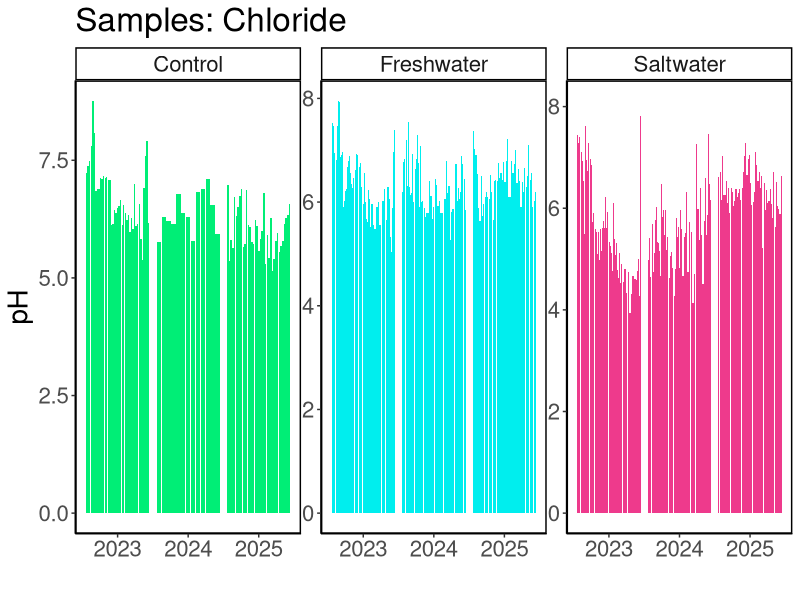
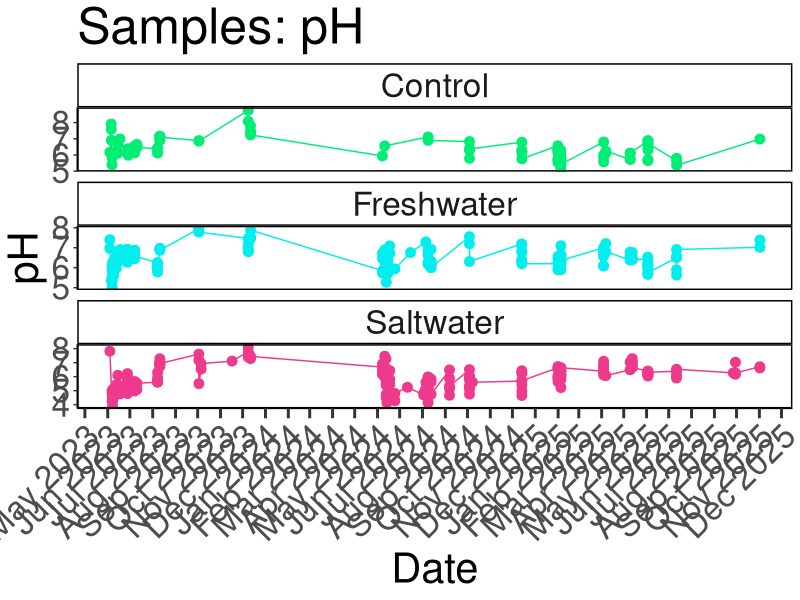
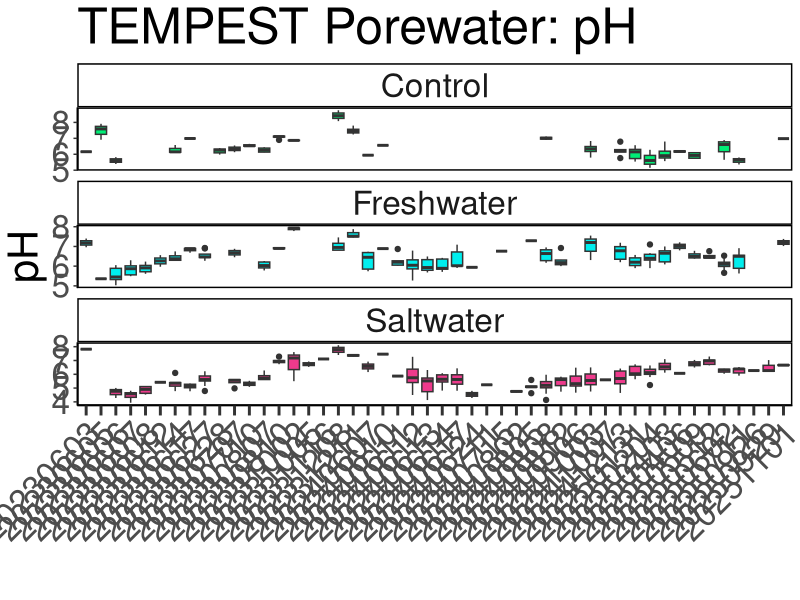
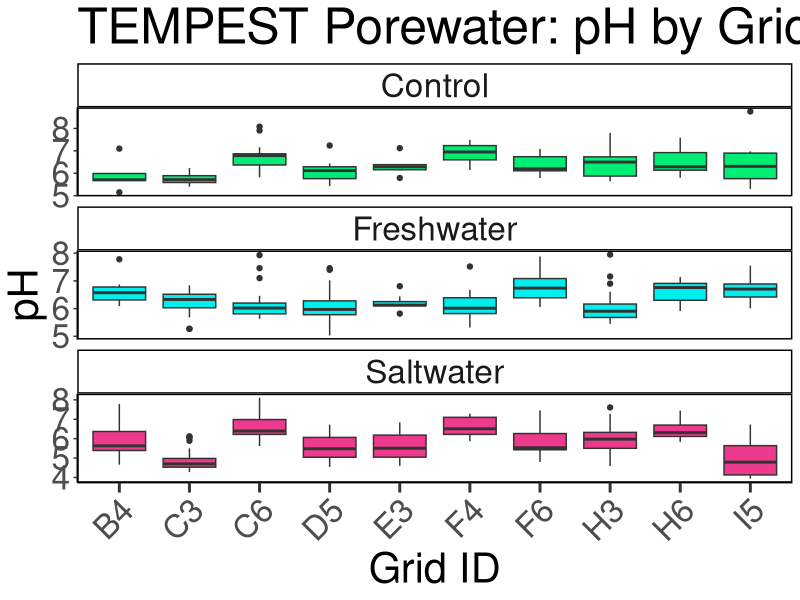

Write the R code that produced these figures, in order.
## ---- chunk 1
library(dplyr)
library(ggplot2)
library(ggpubr)
library(stringr)
library(readxl)
library(tidyr)
library(tibble)
library(openxlsx)
library(knitr)
## ---- chunk 2

#read in 2023 Dionex Data:
dat23 <- read.csv("Raw Data/TMP_PW_pH_2023_L1.csv")
# head(dat24)
colnames(dat23)

#read in 2024 Dionex Data:
dat24 <- read.csv("Raw Data/TMP_PW_pH_2024_L1.csv")
# head(dat24)
colnames(dat24)

#read in 2025 Dionex Data:
dat25 <- read.csv("Raw Data/TMP_PW_pH_2025_L1.csv")
# head(dat25)
colnames(dat25)

raw_dat <- bind_rows(dat23, dat24, dat25)

##Convert Collection Date into Date format
raw_dat$Collection_Date_Time <- as.POSIXct(raw_dat$datetime, format = "%Y-%m-%dT%H:%M:%SZ", tz = "US/Eastern")

##Extract Year and month from Collection Date
raw_dat$Year <- format(raw_dat$Collection_Date_Time, format = "%Y")
raw_dat$Month <- format(raw_dat$Collection_Date_Time, format = "%m")
raw_dat$Day <- format(raw_dat$Collection_Date_Time, format = "%d")

##Add flags for pH values outside of range (3.5-8)
raw_dat$pH_flag <- ifelse(raw_dat$pH < 3.5 | raw_dat$pH > 8, "pH value is outside the typical range", NA)

colnames(raw_dat)

all_dat <- raw_dat %>%
  mutate(
    Project = "TEMPEST"
  ) %>%
  rename(
    Zone = plot, 
    Grid = grid, 
    Evacuation_Date = evacuation_date, 
    temperature_flag = flag
  )%>%
  dplyr::select(
         Project, Year, Month, Day, 
         Zone, Grid, pH, collection_temp_C, 
         Collection_Date_Time, Evacuation_Date, temperature_flag, pH_flag
        # list columns in the order you want them
  )

## ---- chunk 3

#pull the column names from the all_dat dataframe and create a new dataframe with them 
metadat <- data.frame(Column_Names = colnames(all_dat))
metadat
colnames(all_dat)
metadat$Description <- ""
metadat$Units <- ""
metadat$Instrument_ifapplicable <- ""

#add information about each line: 

metadat$Description <- c("Project name", 
                         "Year of sample collection", 
                         "Month of sample collection", 
                         "Day of sample collection", 
                         "Plot where sample collected (Control, Freshwater, Saltwater)", 
                         "Grid where sample collected (Letter + Number)", 
                         "pH of sample", 
                         "Temperature at time of collection in Celsius", 
                         "Date and Time of sample collection", 
                         "Date of sample evacuation",
                         "Flag to indicate if temperature was not recorded", 
                         "Flag to indicate if the pH is outside of the typicaly range")

metadat$Units <-       c("NA", 
                         "NA",
                         "NA", 
                         "NA",
                         "NA",
                         "NA", 
                         "NA",
                         "degrees Celsius",
                         "NA", 
                         "NA",
                         "NA", 
                         "NA")

metadat$Instrument_ifapplicable <-  
  
                       c("NA", 
                         "NA",
                         "NA", 
                         "NA",
                         "NA",
                         "NA", 
                         "NA",
                         "NA",
                         "NA", 
                         "NA",
                         "NA", 
                         "NA")

## ---- chunk 4

#write out a csv of all the data to the main folder: 
write.csv(all_dat, "COMPASS_TEMPEST_pH_AllData.csv")


#write out a csv of the metadata associated with the data: 
write.csv(metadat, "COMPASS_TEMPEST_pH_Metadata.csv")

## ---- chunk 5

##Define Zones for plotting
data_plotting <- all_dat %>% 
  mutate(Zone_1 = factor(Zone, levels = c("Control", "Freshwater", "Saltwater")))

#Plot data by year and change colors based on Zone:
viz_pH_plot <- ggplot(data_plotting, aes(x = as.character(Year), y = pH, fill = Zone_1)) +
  geom_bar(stat = "identity", position = position_dodge2(preserve = "total")) +
  facet_wrap( ~ Zone_1, scales="free") +
  scale_fill_manual(values = c(
    "Control" = "springgreen2",
    "Freshwater" = "cyan2",
    "Saltwater" = "violetred2"
  )) +
  theme_classic() +
  labs(x = " ", y = "pH", title = "Samples: Chloride") +
  theme(
    panel.spacing = unit(.05, "lines"), 
    panel.border = element_rect(color = "black", fill = NA, linewidth = 1)) + 
  theme(text = element_text(size = 20))+ 
  theme(legend.position = "none")

viz_pH_plot

## ---- chunk 6

##Summarize SO4 and Cl by Date and Zone
pH_avg <- data_plotting %>%
  group_by(Collection_Date_Time, Zone_1) %>%
   dplyr::summarize(mean_pH = mean(pH, na.rm=TRUE),
            sd_pH = sd(pH, na.rm=TRUE))

# Define the specific date breaks you want to display
specific_breaks <- as.Date(c("2023-01-01", "2024-01-01", "2025-01-01"))

viz_pH_plot_avgs <- ggplot(pH_avg, aes(x = Collection_Date_Time, y = mean_pH, color = Zone_1)) +
  geom_point(size = 3) + 
  geom_errorbar(aes(ymin = mean_pH - sd_pH, ymax = mean_pH + sd_pH), width = 0.2) + 
  geom_line() + 
  facet_wrap( ~ Zone_1, scales="free_y", ncol = 1) +
  scale_color_manual(values = c(
    "Control" = "springgreen2",
    "Freshwater" = "cyan2",
    "Saltwater" = "violetred2"
  )) +
  theme_classic() +
  labs(x = "Date", y = "pH", title = "Samples: pH") +
  theme(
    panel.spacing = unit(0.5, "lines"), 
    panel.border = element_rect(color = "black", fill = NA, linewidth = 1)) +
  # theme(axis.text.x = element_text(angle = 90, hjust = 0.5))+ 
  theme(text = element_text(size = 30))+
  scale_x_datetime(date_labels = "%b %Y", date_breaks = "1 month") + # Format x-axis labels
  theme(axis.ticks.x = element_line(linewidth = 1))+
  theme(axis.ticks.length.x = unit(0.25, "cm"))+ 
  theme(legend.position = "none")+ 
  theme(axis.text.x = element_text(angle = 45, hjust = 1))

viz_pH_plot_avgs

## ---- chunk 7

data_plotting$Collection_date_char <- as.Date(data_plotting$Collection_Date_Time)
data_plotting$Collection_date_char <- gsub("-", "", data_plotting$Collection_date_char)

##Boxplot Summarize pH by Date, Site, and Zone
viz_pH_boxplot <- ggplot(data_plotting, aes(x = Collection_date_char,  y = pH, fill = Zone_1)) +
  geom_boxplot() + 
  facet_wrap( ~ Zone_1, scales="free_y", ncol = 1) +
  # scale_x_discrete(drop = TRUE) +
  scale_fill_manual(values = c(
    "Control" = "springgreen2",
    "Freshwater" = "cyan2",
    "Saltwater" = "violetred2"
  ), labels = c("Control", "Freshwater", "Saltwater")) +
  theme_classic() +
  labs(x = " ", y = "pH", title = "TEMPEST Porewater: pH") +
  theme(
    panel.spacing = unit(0.5, "lines"), 
    panel.border = element_rect(color = "black", fill = NA, linewidth = 1)) +
  theme(axis.text.x = element_text(angle = 45, vjust = 1, hjust = 1))+ 
  theme(text = element_text(size = 30))+
  theme(axis.ticks.x = element_line(linewidth = 1))+
  theme(axis.ticks.length.x = unit(0.25, "cm"))+ 
  theme(legend.position = "none")

viz_pH_boxplot

# # Save as a PNG
# png("COMPASS_TEMPEST_pH_alldata.png", width = 2000, height = 1200, res = 100)
# print(viz_pH_boxplot)  # For ggplot objects, use print()
# dev.off()

## ---- chunk 8

##Boxplot Summarize pH by Date, Site, and Zone
viz_pH_boxplot <- ggplot(data_plotting, aes(x = Grid,  y = pH, fill = Zone_1)) +
  geom_boxplot() + 
  facet_wrap( ~ Zone_1, scales="free_y", ncol = 1) +
  scale_x_discrete(drop = TRUE) +
  scale_fill_manual(values = c(
    "Control" = "springgreen2",
    "Freshwater" = "cyan2",
    "Saltwater" = "violetred2"
  ), labels = c("Control", "Freshwater", "Saltwater")) +
  theme_classic() +
  labs(x = "Grid ID", y = "pH", title = "TEMPEST Porewater: pH by Grid") +
  theme(
    panel.spacing = unit(0.5, "lines"), 
    panel.border = element_rect(color = "black", fill = NA, linewidth = 1)) +
  theme(axis.text.x = element_text(angle = 45, vjust = 1, hjust = 1))+ 
  theme(text = element_text(size = 30))+
  theme(axis.ticks.x = element_line(linewidth = 1))+
  theme(axis.ticks.length.x = unit(0.25, "cm"))+ 
  theme(legend.position = "none")

viz_pH_boxplot

## ---- chunk 9
# It would also be great to add to our collation codes a summary chunk that will calculate value ranges, means, and standard deviations (and errors) for each site, zone, depth for each year; also for each site zone, depth overall; and for each site and zone overall so that we have some easy access to metrics. Was just thinking this might be helpful today when re-collating the DIC data.

colnames(data_plotting)

##Metrics for each zone for each year
summary_by_year <- data_plotting %>%
  group_by(Year, Zone_1) %>%
   reframe(
     min_pH = min(pH, na.rm=TRUE),
     max_pH = max(pH, na.rm=TRUE), 
     mean_pH = mean(pH, na.rm=TRUE), 
     sd_pH = sd(pH, na.rm=TRUE)) %>%
  mutate(across(where(is.numeric), round, digits = 4)) 

##Metrics for each zone for all years
summary_all_years <- data_plotting %>%
  group_by(Zone_1) %>%
   reframe(
     min_pH = min(pH, na.rm=TRUE),
     max_pH = max(pH, na.rm=TRUE), 
     mean_pH = mean(pH, na.rm=TRUE), 
     sd_pH = sd(pH, na.rm=TRUE)) %>%
  mutate(across(where(is.numeric), round, digits = 4)) 

## ---- chunk 10

library(kableExtra)

kable(
  summary_by_year[, c("Year", "Zone_1", "min_pH",	"max_pH",	"mean_pH")],  
  format = "latex",
  booktabs = TRUE,
  caption = "Summary Statistics by Year"
) %>%
  kable_styling(
    latex_options = c("hold_position", "striped", "scale_down"),
    font_size = 12
  ) %>%
  row_spec(0, bold = TRUE) %>%   # header
  column_spec(1, bold = TRUE)

kable(
  summary_all_years[, c("Zone_1", "min_pH",	"max_pH",	"mean_pH")],  
  format = "latex",
  booktabs = TRUE,
  caption = "Summary Statistics by Zone"
) %>%
  kable_styling(
    latex_options = c("hold_position", "striped", "scale_down"),
    font_size = 12
  ) %>%
  row_spec(0, bold = TRUE) %>%   # header
  column_spec(1, bold = TRUE)

## ---- chunk 11

#write out a csv of all the data to the main folder: 
write.csv(summary_by_year, "COMPASS_TEMPEST_PW_pH_Summarized_By_Year.csv")

#write out a csv of the metadata associated with the data: 
write.csv(summary_all_years, "COMPASS_TEMPEST_PW_pH_Summarized_Years_Combined.csv")
